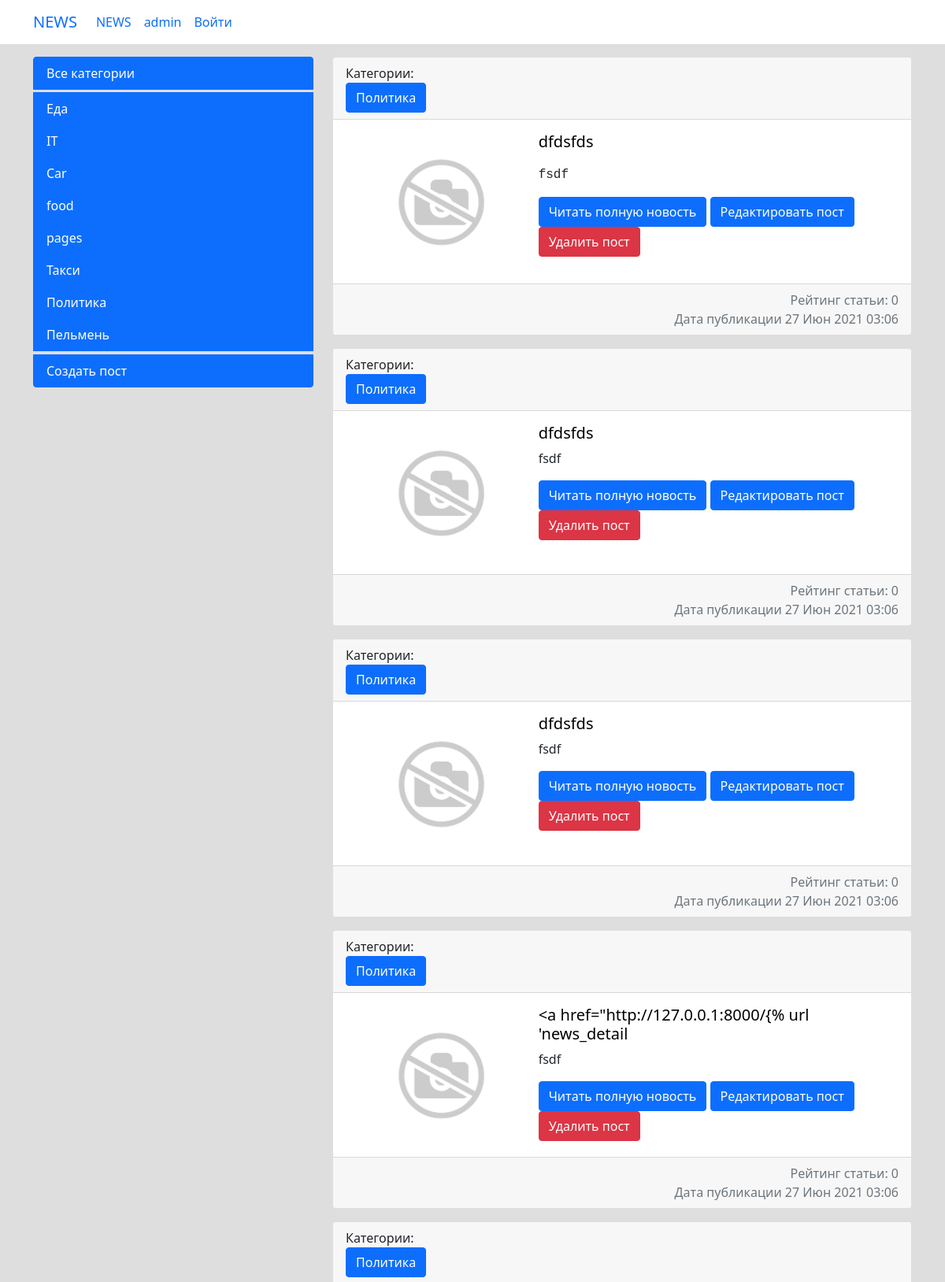
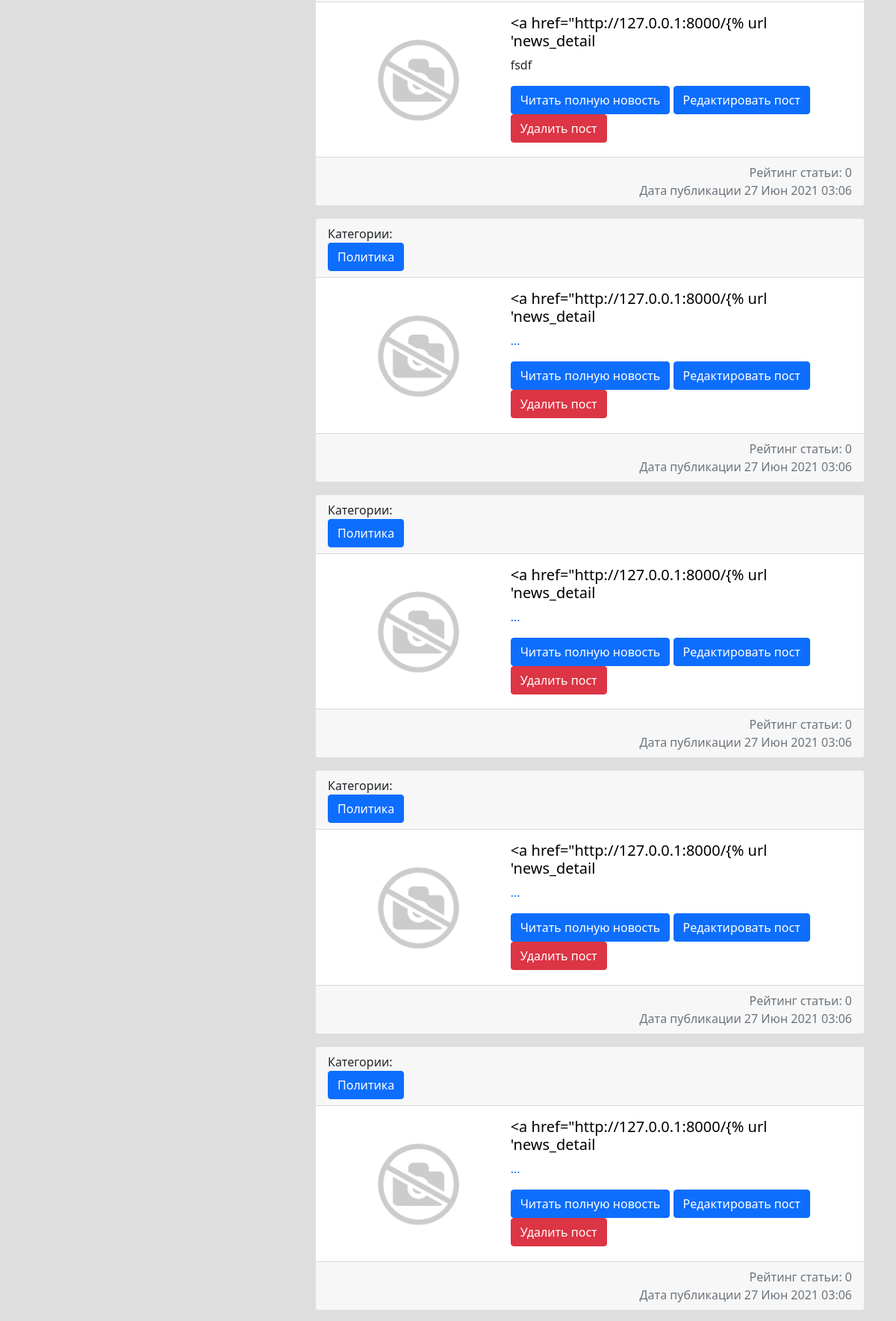
Page /news/ (upper part) on the committed database (2 pictures, top to bottom).
### news/models.py (models this page shows, shortened)
class Category(models.Model):
    category_name = models.CharField(max_length=64, unique=True)
    subscribers = models.ManyToManyField(User, blank=True, null=True)
    class Meta:
        verbose_name = 'Категория'
        verbose_name_plural = 'Категории'
    def __str__(self):
        return self.category_name

class Post(models.Model):
    PostAuthor = models.ForeignKey(Author, on_delete=models.CASCADE, verbose_name='Автор поста')
    PostNews = 'PN'
    PostArticle = 'PA'
    POSITIONS = [
        (PostArticle, 'Статья'),
        (PostNews, 'Новость'),
    ]
    postCategory = models.ManyToManyField(Category, verbose_name='Категория поста',  through='PostCategory')
    title = models.CharField(max_length=50, verbose_name='Название')
    positions = models.CharField(max_length=2, choices=POSITIONS, default=PostArticle, verbose_name='Тип поста')
    category_id = models.ForeignKey(Category, verbose_name='Категория', null=True, on_delete=models.CASCADE, related_name='category_id')
    data = models.DateTimeField(auto_now_add=True, verbose_name='Дата создания')
    data_update = models.DateTimeField(auto_now=True, verbose_name='Дата редактирования')
    photo = models.ImageField(upload_to='photos/%Y/%m/%d/', verbose_name='Фото', blank=True, default='/photos/def/1.jpg/')
    previewName = models.CharField(max_length=128, verbose_name='Превью поста')
    text = RichTextField(blank=True, null=True, verbose_name='Текст поста')
    rating = models.SmallIntegerField(default=0, verbose_name='Рейтинг')
    public = models.BooleanField(default=True, verbose_name='Опубликовано')
    class Meta:
        verbose_name = 'Пост'
        verbose_name_plural = 'Посты'

### news/views.py (the view)
# urls.py: path('news/', include('news.urls')),
class news(ListView):
    model = Post
    template_name = 'news.html'
    context_object_name = 'news'
    def get_context_data(self, **kwargs):
        context = super().get_context_data(**kwargs)
        context['cate'] = Category.objects.all()
        return context
    def get_queryset(self):
        return Post.objects.filter(public=True).order_by('-data')

### news/templatetags/custom_filters.py (called while the page is built)
@register.filter(name='censor_filter')
def censor_filter(value):
    for i in bad_words:
        value = value.lower()
        value = value.replace(i, '***')
    return value

### templates/news.html (shortened to what this page needs)
{%extends 'flatpages/base.html'%} {% load custom_filters %}
{%block sidebar%}
{% load cache %}
{% cache 60 sidebar %}
    <div class="col-md-4">
        <div class="list-group">
            <a href="{% url 'start_news' %}" class="list-group-item list-group-item active mb-1">Все категории</a>
            {%for el in cate%}
            <a href="{% url 'cate_filter' el.pk %}" class="list-group-item list-group-item-action active">{{el.category_name}}</a>
            {%endfor%}
            <a href="{% url 'news_add' %}" class="list-group-item list-group-item active mt-1">Создать пост</a>
        </div>
    </div>
{%endcache%}
{%endblock%}
{%block content%}
<div class="col-md-8">
    {%for el in news%}
    <div class="card mb-3">
        <div class="card-header">
            Категории:
            <form action="{% url 'category_detail' el.category_id.pk %}"><input class="btn btn-primary " type="submit"
                                                                                value="{{el.category_id}}"></form>
        </div>
        <div class="row g-0">
            <div class="col-md-4">
                {%if el.photo%}
                <img src="{{el.photo.url}}" alt="" width="275" class="mr-3">
                {%endif%}
            </div>
            <div class="col-md-8">
                <div class="card-body">
                    <h5 class="card-title"><a style="color: #000000;" href="{% url 'news_detail' el.id %}">{{ el.title|censor_filter }}</a></h5>
                    <p class="card-text">{{ el.text|truncatewords:150|safe }}</p> <a
                        href="{% url 'news_detail' el.id %}" class="btn btn-primary">Читать полную новость</a>
                    <a href="{% url 'news_update' el.id %}" class="btn btn-primary">Редактировать пост</a>
                    <a href="{% url 'news_delete' el.id %}" class="btn btn-danger">Удалить пост</a>
                </div>
            </div>
            <br>
            <div
                    class="card-footer text-muted " style="text-align: right;">Рейтинг статьи: {{el.rating}}<br>
                Дата публикации {{ el.data|date:'d M Y H:m' }}
            </div>
        </div>
    </div>
    {% empty %}
        <h3>Постов нет в данной категории</h3>
    {%endfor%}
</div>
{%endblock%}

### rows in the picture
Category: category_name "Еда"
Category: category_name "IT"
Category: category_name "Car"
Category: category_name "food"
Category: category_name "pages"
Category: category_name "Такси"
Category: category_name "Политика"
Category: category_name "Пельмень"
Post: category_id "Политика", photo (picture), title|censor_filter "dfdsfds", text "fsdf", rating "0", data "27 Июн 2021 03:06"
Post: category_id "Политика", photo (picture), title|censor_filter "dfdsfds", text "fsdf", rating "0", data "27 Июн 2021 03:06"
Post: category_id "Политика", photo (picture), title|censor_filter "dfdsfds", text "fsdf", rating "0", data "27 Июн 2021 03:06"
Post: category_id "Политика", photo (picture), title|censor_filter "<a href=\"http://127.0.0.1:8000/{% url 'news_detail", text "fsdf", rating "0", data "27 Июн 2021 03:06"
Post: category_id "Политика", photo (picture), title|censor_filter "<a href=\"http://127.0.0.1:8000/{% url 'news_detail", text "fsdf", rating "0", data "27 Июн 2021 03:06"
Post: category_id "Политика", photo (picture), title|censor_filter "<a href=\"http://127.0.0.1:8000/{% url 'news_detail", text "...", rating "0", data "27 Июн 2021 03:06"
Post: category_id "Политика", photo (picture), title|censor_filter "<a href=\"http://127.0.0.1:8000/{% url 'news_detail", text "...", rating "0", data "27 Июн 2021 03:06"
Post: category_id "Политика", photo (picture), title|censor_filter "<a href=\"http://127.0.0.1:8000/{% url 'news_detail", text "...", rating "0", data "27 Июн 2021 03:06"
Post: category_id "Политика", photo (picture), title|censor_filter "<a href=\"http://127.0.0.1:8000/{% url 'news_detail", text "...", rating "0", data "27 Июн 2021 03:06"
